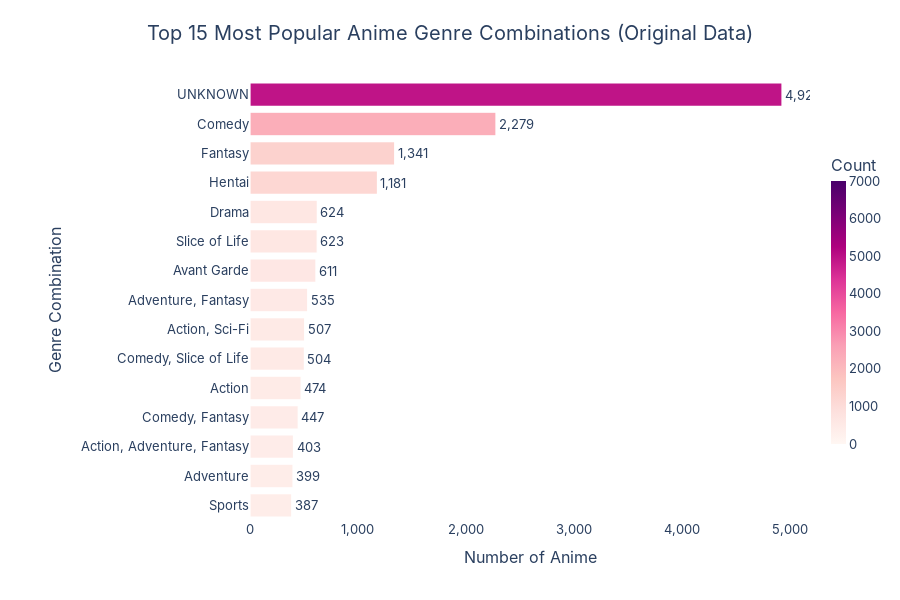

This figure's notebook cell:
### Markdown cell above
### 3.3.1.Misleading Insight:
- What are the most frequently appearing genre combinations or genre strings as they are originally listed in the dataset?

### Code cell
genre_counts = df_anime_dataset_2023['Genres'].value_counts().head(15).reset_index()
genre_counts.columns = ['Genres', 'Count']

# Sắp xếp theo Count để dễ nhìn hơn
genre_counts = genre_counts.sort_values('Count', ascending=True)

fig = px.bar(
    genre_counts,
    x='Count',
    y='Genres',
    orientation='h',
    title='Top 15 Most Popular Anime Genre Combinations (Original Data)',
    labels={'Genres': 'Genre Combination', 'Count': 'Number of Anime'},
    text='Count',
    color='Count',
    color_continuous_scale='RdPu',
    range_color=[0, 7000]  # Chỉ giá trị trên 7000 mới có màu tím đậm
)

fig.update_traces(
    marker_line_color='white',
    marker_line_width=1.2,
    textposition='outside',
    texttemplate='%{text:,}',
    hovertemplate='<b>Genres:</b> %{y}<br><b>Count:</b> %{x:,}<extra></extra>'
)

fig.update_xaxes(
    showgrid=False,
    zeroline=False,
    tickformat=','
)
fig.update_yaxes(
    showgrid=False,
    zeroline=False
)

fig.update_layout(
    title={'text': 'Top 15 Most Popular Anime Genre Combinations (Original Data)', 'x': 0.5, 'xanchor': 'center'},
    bargap=0.2,
    height=600,
    font=dict(family='Inter', size=13),
    title_font=dict(size=20),
    plot_bgcolor='white',
    paper_bgcolor='white',
    margin=dict(t=80, l=250, r=40, b=80),
    hoverlabel=dict(bgcolor='white', bordercolor='#888', font_size=12),
    coloraxis_colorbar=dict(title="Count", thickness=15, len=0.7)
)

fig.show()

### Figure 1 — Plotly figure (JSON) as saved in the notebook; plotly's stock layout.template omitted (floating-point values rounded to 4 significant figures)
{"data": [{"hovertemplate": "<b>Genres:</b> %{y}<br><b>Count:</b> %{x:,}<extra></extra>", "legendgroup": "", "marker": {"color": [387, 399, 403, 447, 474, 504, 507, 535, 611, 623, 624, 1181, 1341, 2279, 4929], "coloraxis": "coloraxis", "line": {"color": "white", "width": 1.2}, "pattern": {"shape": ""}}, "name": "", "orientation": "h", "showlegend": false, "text": [387.0, 399.0, 403.0, 447.0, 474.0, 504.0, 507.0, 535.0, 611.0, 623.0, 624.0, 1181.0, 1341.0, 2279.0, 4929.0], "textposition": "outside", "texttemplate": "%{text:,}", "type": "bar", "x": [387, 399, 403, 447, 474, 504, 507, 535, 611, 623, 624, 1181, 1341, 2279, 4929], "xaxis": "x", "y": ["Sports", "Adventure", "Action, Adventure, Fantasy", "Comedy, Fantasy", "Action", "Comedy, Slice of Life", "Action, Sci-Fi", "Adventure, Fantasy", "Avant Garde", "Slice of Life", "Drama", "Hentai", "Fantasy", "Comedy", "UNKNOWN"], "yaxis": "y"}], "layout": {"bargap": 0.2, "barmode": "relative", "coloraxis": {"cmax": 7000, "cmin": 0, "colorbar": {"len": 0.7, "thickness": 15, "title": {"text": "Count"}}, "colorscale": [[0, "rgb(255,247,243)"], [0.125, "rgb(253,224,221)"], [0.25, "rgb(252,197,192)"], [0.375, "rgb(250,159,181)"], [0.5, "rgb(247,104,161)"], [0.625, "rgb(221,52,151)"], [0.75, "rgb(174,1,126)"], [0.875, "rgb(122,1,119)"], [1, "rgb(73,0,106)"]]}, "font": {"family": "Inter", "size": 13}, "height": 600, "hoverlabel": {"bgcolor": "white", "bordercolor": "#888", "font": {"size": 12}}, "legend": {"tracegroupgap": 0}, "margin": {"b": 80, "l": 250, "r": 40, "t": 80}, "paper_bgcolor": "white", "plot_bgcolor": "white", "title": {"font": {"size": 20}, "text": "Top 15 Most Popular Anime Genre Combinations (Original Data)", "x": 0.5, "xanchor": "center"}, "xaxis": {"anchor": "y", "domain": [0, 1], "showgrid": false, "tickformat": ",", "title": {"text": "Number of Anime"}, "zeroline": false}, "yaxis": {"anchor": "x", "domain": [0, 1], "showgrid": false, "title": {"text": "Genre Combination"}, "zeroline": false}}}
